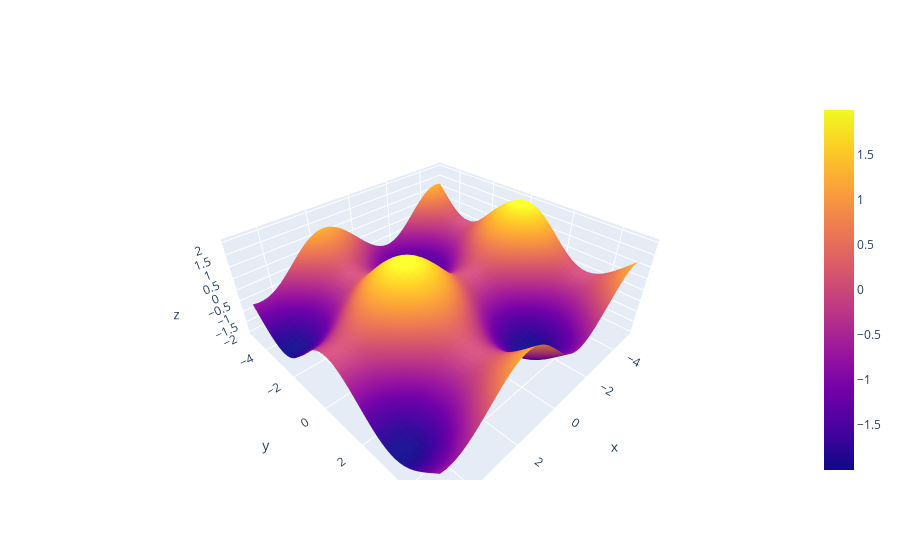

This figure's notebook cell:
### Code cell
import plotly.graph_objects as go
import numpy as np

def f(x, y):
    return np.sin(x) + np.cos(y)

x = np.linspace(-5, 5, 50)
y = np.linspace(-5, 5, 50)
X, Y = np.meshgrid(x, y)
Z = f(X, Y)

fig = go.Figure(data=[go.Surface(z=Z, x=X, y=Y)])
fig.show()

### Figure 1 — Plotly figure (JSON) as saved in the notebook; plotly's stock layout.template omitted (floating-point values rounded to 4 significant figures; data arrays with more than 128 entries replaced by an {"elided": "..."} marker saying what was removed)
{"data": [{"type": "surface", "x": {"elided": "50x50 float values"}, "y": {"elided": "50x50 float values"}, "z": {"elided": "50x50 float values"}}], "layout": {}}
